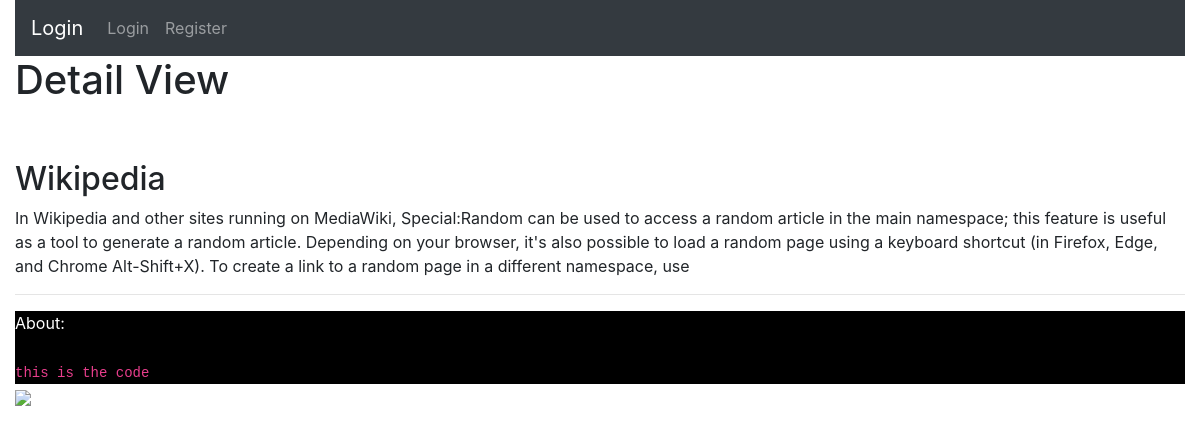
Page /blog/1/ on the committed database.
### Blog/models.py (models this page shows, shortened)
class Article(models.Model):
    title   = models.CharField(max_length=100)
    content = models.TextField()
    photo = models.ImageField(upload_to="media",null=True)
    class Meta:
      db_table = "gallery"

### Blog/views.py (the view)
# urls.py: path('<int:id>/',ArticleDetailView.as_view(), name = "article-detail"),
class ArticleDetailView(DetailView):
    queryset = Article.objects.all()
    def get_object(self):
        id_ = self.kwargs.get('id')
        return get_object_or_404(Article, id = id_)

### Templates/Blog/article_detail.html (shortened to what this page needs)
{% extends 'base.html' %}
{% block contents %}
<h1>Detail View</h1><br><br>
<h2>{{object.title}}</h2>
<p>{{object.content}}</p>
{% endblock %}

### rows in the picture
Article: title "Wikipedia", content "In Wikipedia and other sites running on MediaWiki, Special:Random can be used to access a random article in the main namespace; this feature is useful as a tool to generate a random article. Depending on your browser, it's also possible to load a random page using a keyboard shortcut (in Firefox, Edge, and Chrome Alt-Shift+X). To create a link to a random page in a different namespace, use"
